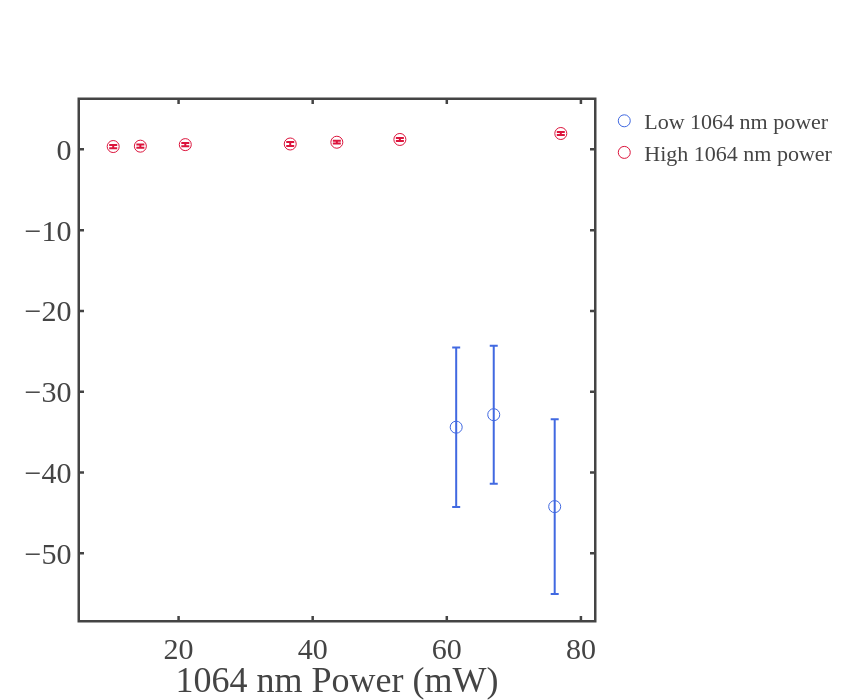

Notebook cell for this chart:
### Code cell
import pandas as pd
import plotly.graph_objects as go

# ============================================================
# --- Paths to CSV files ---
# ============================================================
lowP_1064_csv = r"D:\Atanu\NaBiF4_PL_analysis\NaBiF4_PL_analysis\NaBiF4_PL_analysis\datas\7th Oct NaBiF4\face on\good datas\csv_plot_data_lowP\fig1_lowP_signal_vs_1064nm.csv"

highP_1064_csv = r"D:\Atanu\NaBiF4_PL_analysis\NaBiF4_PL_analysis\NaBiF4_PL_analysis\datas\2nd Oct NaBiF4\Percentage Modulation\csv_plot_data\fig1_signal_vs_1064nm.csv"

# ============================================================
# --- Load data ---
# ============================================================
df_low_1064  = pd.read_csv(lowP_1064_csv)
df_high_1064 = pd.read_csv(highP_1064_csv)

# Expected columns:
# P1064_mW, Signal_percent, Signal_std_percent

# ============================================================
# --- Plot ---
# ============================================================
fig = go.Figure()

# Low-power dataset
fig.add_trace(go.Scatter(
    x=df_low_1064["P1064_mW"],
    y=df_low_1064["Signal_percent"],
    error_y=dict(
        type="data",
        array=df_low_1064["Signal_std_percent"],
        visible=True
    ),
    mode="markers",
    marker=dict(
        size=12,
        color="royalblue",
        symbol="circle-open"   # open circles (optional but nice)
    ),
    name="Low 1064 nm power"
))

# High-power dataset
fig.add_trace(go.Scatter(
    x=df_high_1064["P1064_mW"],
    y=df_high_1064["Signal_percent"],
    error_y=dict(
        type="data",
        array=df_high_1064["Signal_std_percent"],
        visible=True
    ),
    mode="markers",
    marker=dict(
        size=12,
        color="crimson",
        symbol="circle-open"
    ),
    name="High 1064 nm power"
))

# ============================================================
# --- Layout ---
# ============================================================
fig.update_layout(
    template=fig_template,
    xaxis_title="1064 nm Power (mW)",
    # yaxis_title="Signal (%)",
    width=850,
    height=700,
    legend=dict(
        font=dict(size=22),
        borderwidth=0
    )
)

fig.show()

### Figure 1 — Plotly figure (JSON) as saved in the notebook; plotly's stock layout.template omitted (floating-point values rounded to 4 significant figures)
{"data": [{"error_y": {"array": [9.874, 8.549, 10.81], "type": "data", "visible": true}, "marker": {"color": "royalblue", "size": 12, "symbol": "circle-open"}, "mode": "markers", "name": "Low 1064 nm power", "type": "scatter", "x": [61.4, 67.0, 76.09], "y": [-34.39, -32.84, -44.22]}, {"error_y": {"array": [0.2001, 0.2048, 0.1903, 0.2374, 0.1677, 0.1935, 0.1851], "type": "data", "visible": true}, "marker": {"color": "crimson", "size": 12, "symbol": "circle-open"}, "mode": "markers", "name": "High 1064 nm power", "type": "scatter", "x": [10.25, 14.3, 21.0, 36.65, 43.6, 53.0, 77.0], "y": [0.3491, 0.396, 0.5867, 0.664, 0.8827, 1.225, 1.963]}], "layout": {"height": 700, "legend": {"borderwidth": 0, "font": {"size": 22}}, "width": 850, "xaxis": {"autorange": true, "range": [5.299, 81.95], "title": {"text": "1064 nm Power (mW)"}, "type": "linear"}, "yaxis": {"autorange": true, "range": [-58.25, 6.109], "type": "linear"}}}
